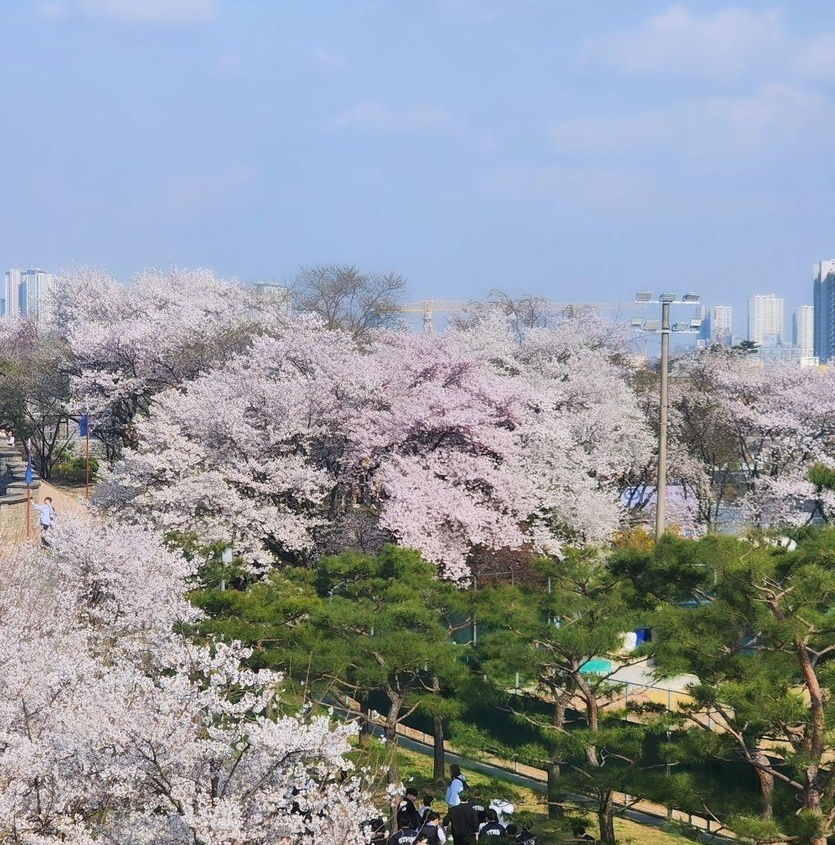
#> input picture OpenCV/L_1/Colab/flower.jpg, 835 x 845 px, shrunk from 1079 x 1092 before the run, found by its file name
$ jupyter execute grayscale.ipynb   (shell and % lines are left out)
#> lines starting #> are read from the running program, lines starting #| are printed output that depends on the picture; after the words box and inside, x2 and y2 are one past the last pixel; in counts of white or black regions, pixels touching at a corner belong together
[cell 1]
#OPENCV 패키지를 설치하는 pip 설치 방법

[cell 2]
#OPENCV (=cv2)를 import하여 사용한다.
# 구글코랩에서는 cv2.imshow기능이 사용불가하여, 추가적인 프로세스를 거쳐 진행한다.
import cv2
from google.colab.patches import cv2_imshow

[cell 3]
#이미지의 경로 지정 - 이미지파일 - 우클릭 - 경로복사
image_path = '/content/drive/MyDrive/OPENCV/L_1/Colab/flower.jpg'

#이미지 읽어오기
image = cv2.imread(image_path)
#> image is the input picture: shape (845, 835, 3); mean B, G, R 159.2, 152, 145.6

[cell 4]
image_path

[cell 5]
image

[cell 6]
#이미지 출력
cv2_imshow(image)

아래 코드에서 cv2.cvtColor = convert color의 의미로 이미지 색상변경을 위한 함수 사용

(image - 우리가 imread를 통해 읽어온 이미지를 저장한 변수)

(cv2.COLOR_BGR2GRAY - image는 BGR 3색의 조합으로 구성된 이미지이므로, 이를 2 = to GRAY 흑백 색상으로 변환)

gray_image = -> 이는 변환한 이미지를 gray_image라는 변수에 저장한다는 의미이다.

cv2.imwrite = 이미지를 저장할 때 사용하는 함수이다.

(저장하고자 하는 경로 및 파일명, 저장할 이미지 - 변수)

[cell 7]
#if문은 선택이며, 오류를 방지하기 위해 설정하였음.
if image is None:
    print(f'오류: {image_path}에서 이미지를 로드할 수 없습니다.')
else:
    # 이미지를 grayscale로 변환
    gray_image = cv2.cvtColor(image, cv2.COLOR_BGR2GRAY)
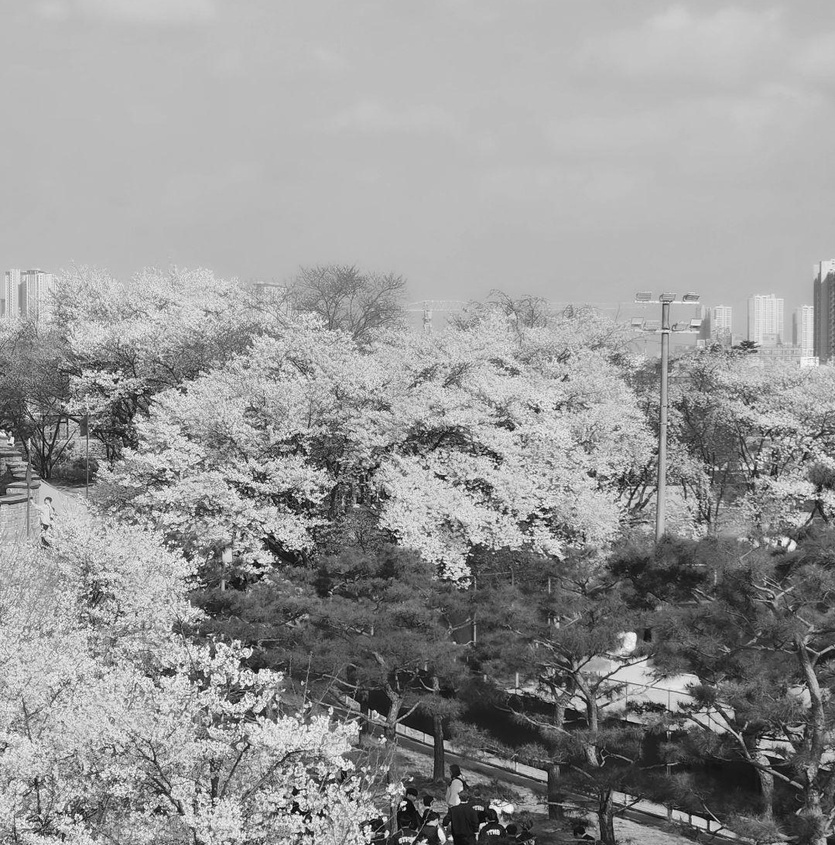
#> gray_image: shape (845, 835); min 0, max 255, mean 150.9
    # grayscale 이미지 출력
    cv2_imshow(gray_image)

    # grayscale 이미지 저장
    cv2.imwrite('//content/drive/MyDrive/OPENCV/L_1/Colab/grayscale_flower.jpg', gray_image)

[cell 8]
gray_image

[cell 9]
image = cv2.imread(image_path, cv2.IMREAD_GRAYSCALE)
#> image: shape (845, 835); min 0, max 255, mean 150.9

[cell 10]
cv2_imshow(image)

[cell 11]
image = cv2.imread(image_path, cv2.IMREAD_GRAYSCALE) # 흑백 이미지로 읽기

# 이미지 크기 확인
height, width = image.shape
#> height = 845; width = 835

# 이진화를 위한 임계값 설정
threshold_value = 127

# 이진화 적용
ret, binary_image = cv2.threshold(image, threshold_value, 255, cv2.THRESH_BINARY)
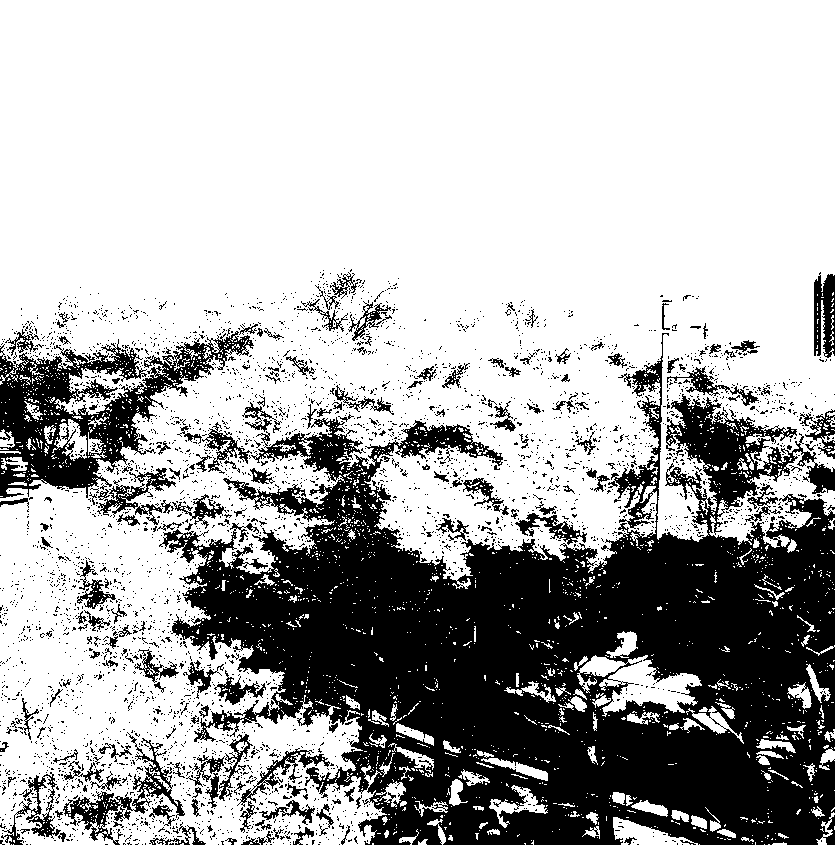
#> binary_image: shape (845, 835); 69% white; 3769 black regions (3587 under 20 px), largest, box (x1, y1, x2, y2) and area: (159, 333, 835, 845) 169435, (0, 331, 254, 498) 14836, (63, 732, 185, 845) 2463
#> ret = 127

# 결과 이미지 출력
cv2_imshow(binary_image)

[cell 12]
image

[cell 13]
import numpy as np

image = cv2.imread(image_path)

# 이미지 크기 확인
height, width, channels = image.shape
#> channels = 3

# 가우시안 노이즈 생성
mean = 0
std_dev = 25
gaussian_noise = np.random.normal(mean, std_dev, (height, width, channels)).astype(np.uint8)

# 원본 이미지와 노이즈를 더함
noisy_image = cv2.add(image, gaussian_noise)

# 결과 이미지 출력
cv2_imshow(noisy_image)

[cell 14]
image = cv2.imread(image_path)

# 이미지 크기 확인
height, width, channels = image.shape

# 가우시안 노이즈 생성
mean = 0
std_dev = 25
gaussian_noise = np.random.normal(mean, std_dev, (height, width, channels)).astype(np.uint8)

# 원본 이미지와 노이즈를 더함
noisy_image = cv2.add(image, gaussian_noise)
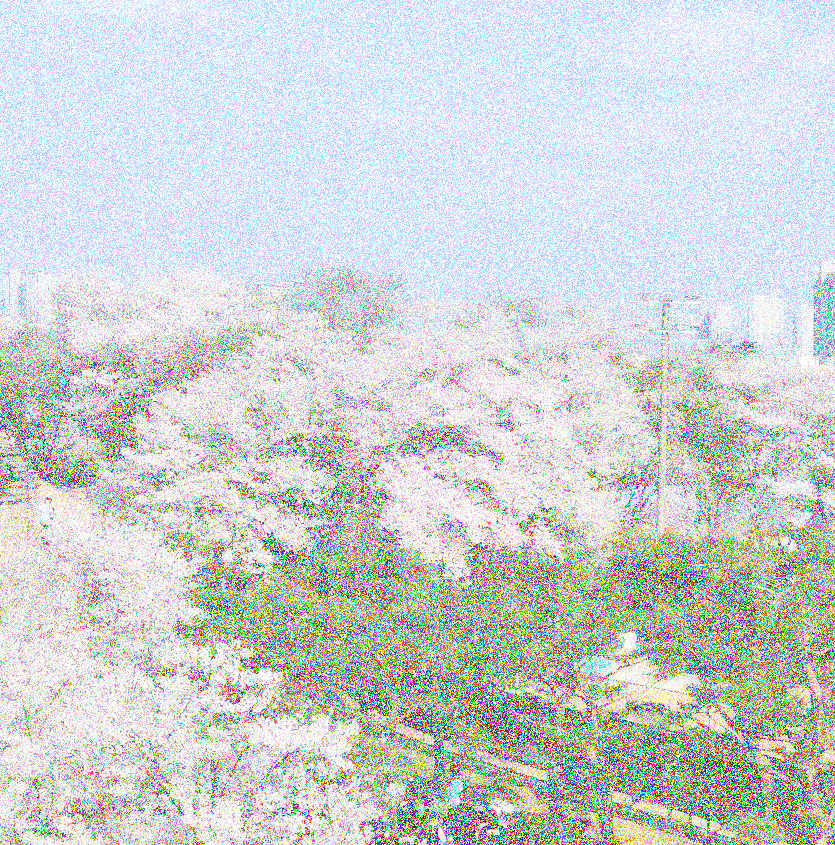
#> noisy_image: shape (845, 835, 3); mean B, G, R 214.3, 211.3, 208.2

# 가우시안 블러 적용
blurred_image = cv2.GaussianBlur(noisy_image, (15, 15), 0)
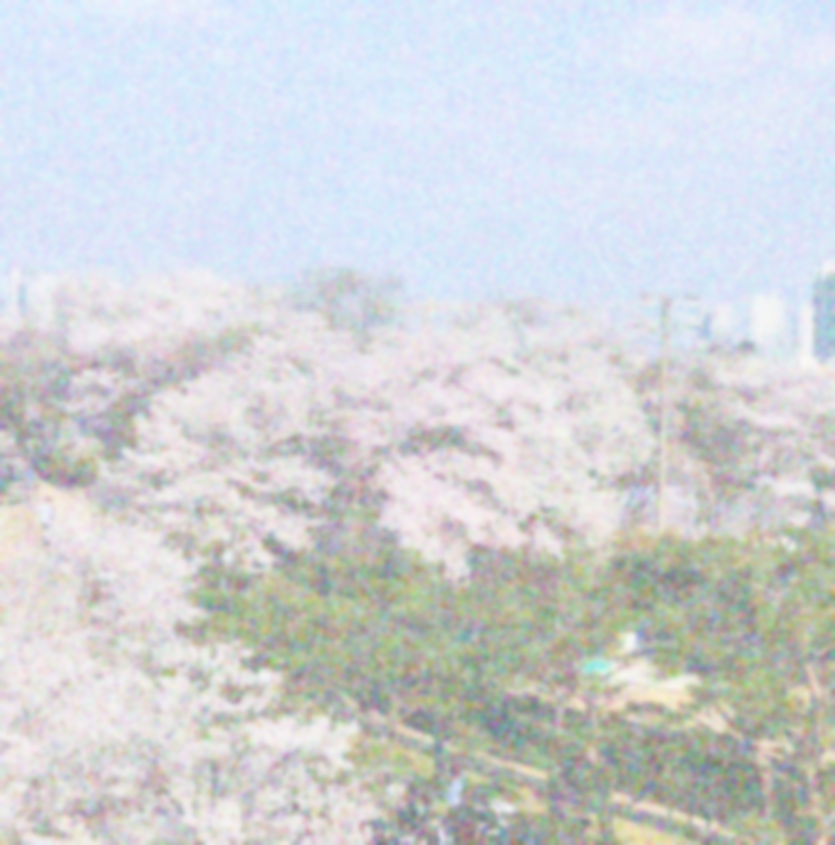
#> blurred_image: shape (845, 835, 3); mean B, G, R 214.3, 211.3, 208.1

# 결과 이미지 출력
cv2_imshow(blurred_image)

[cell 15]
import numpy as np

image = cv2.imread(image_path)
original_image = image.copy()  # 원본 이미지 복사

# 이미지를 그레이스케일로 변환
gray = cv2.cvtColor(image, cv2.COLOR_BGR2GRAY)

# 가우시안 블러 적용 (노이즈 제거)
blurred = cv2.GaussianBlur(gray, (5, 5), 0)

# 케니 엣지 검출기 적용
edges = cv2.Canny(blurred, 50, 150)
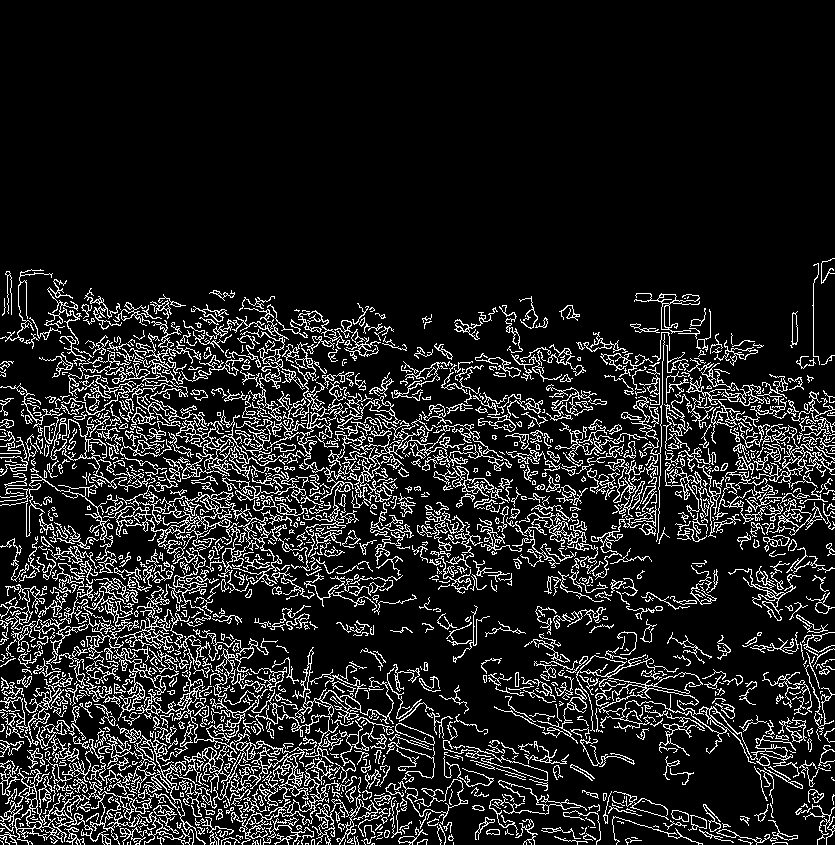
#> edges: shape (845, 835); 12.9% white in thin lines or dots, all inside (x1, y1, x2, y2) = (0, 258, 835, 845)

# 윤곽선 검출
contours, _ = cv2.findContours(edges, cv2.RETR_EXTERNAL, cv2.CHAIN_APPROX_SIMPLE)
#> contours = 1391 contours, 1050 with area under 20; largest, box (x1, y1, x2, y2) and area: (130, 348, 380, 480) 1985, (103, 470, 250, 562) 1736, (14, 768, 192, 845) 1326, (344, 424, 512, 506) 1236, (46, 578, 174, 670) 1000

# 모든 윤곽선을 그리기 위한 빈 이미지 생성
contour_image = np.zeros_like(image)

# 모든 윤곽선을 그리기
cv2.drawContours(contour_image, contours, -1, (255, 255, 255), 1)  # 세 번째 인자는 윤곽선 두께
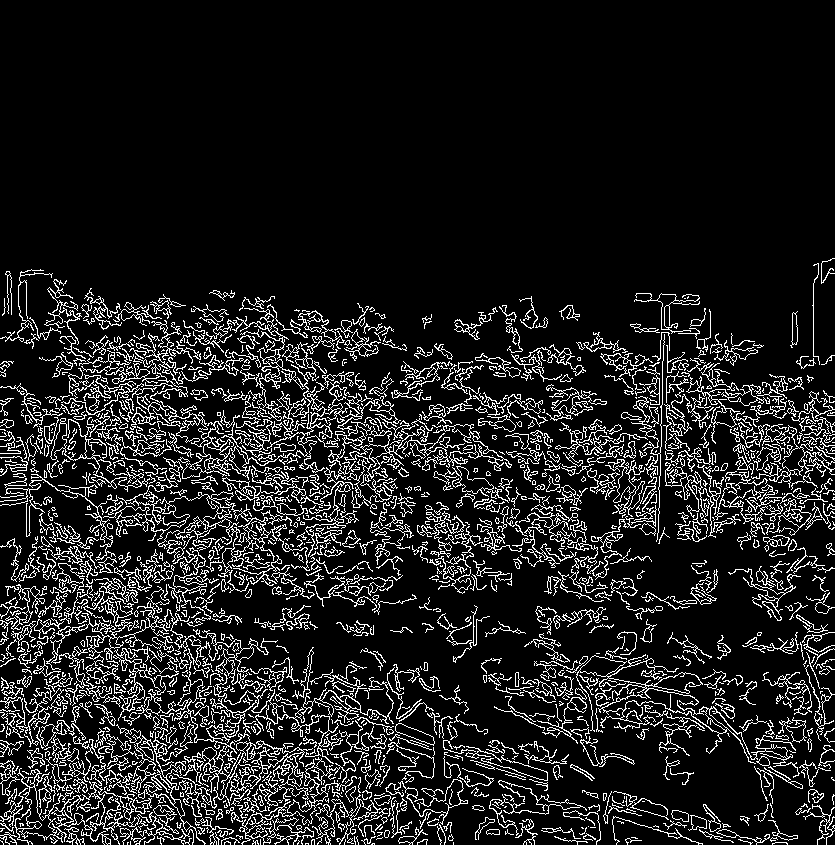
#> contour_image: shape (845, 835, 3); 12.2% white in thin lines or dots, all inside (x1, y1, x2, y2) = (0, 258, 835, 845)

# 결과 이미지 출력
cv2_imshow(contour_image)
